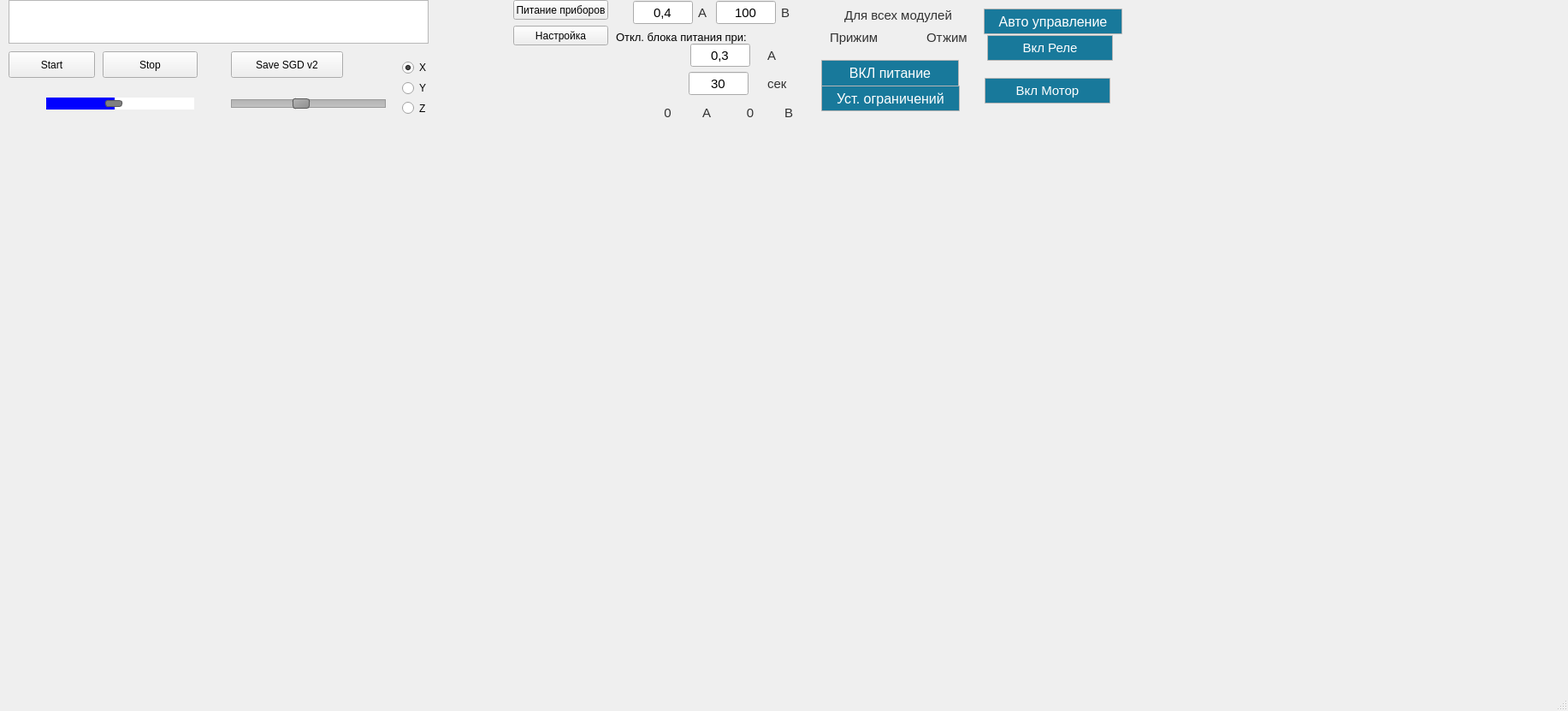
<?xml version="1.0" encoding="UTF-8"?>
<ui version="4.0">
 <class>MainWindow</class>
 <widget class="QMainWindow" name="MainWindow">
  <property name="geometry">
   <rect>
    <x>0</x>
    <y>0</y>
    <width>1833</width>
    <height>831</height>
   </rect>
  </property>
  <property name="minimumSize">
   <size>
    <width>1800</width>
    <height>831</height>
   </size>
  </property>
  <property name="windowTitle">
   <string>MainWindow</string>
  </property>
  <widget class="QWidget" name="centralwidget">
   <widget class="QWidget" name="gridLayoutWidget">
    <property name="geometry">
     <rect>
      <x>30</x>
      <y>150</y>
      <width>1631</width>
      <height>631</height>
     </rect>
    </property>
    <layout class="QGridLayout" name="gridLayout" columnminimumwidth="0">
     <property name="sizeConstraint">
      <enum>QLayout::SetNoConstraint</enum>
     </property>
     <property name="spacing">
      <number>0</number>
     </property>
    </layout>
   </widget>
   <widget class="QPushButton" name="pushButtonSupplyModules">
    <property name="geometry">
     <rect>
      <x>600</x>
      <y>0</y>
      <width>111</width>
      <height>23</height>
     </rect>
    </property>
    <property name="text">
     <string>Питание приборов</string>
    </property>
   </widget>
   <widget class="QPushButton" name="settingsButton">
    <property name="geometry">
     <rect>
      <x>600</x>
      <y>30</y>
      <width>111</width>
      <height>23</height>
     </rect>
    </property>
    <property name="text">
     <string>Настройка</string>
    </property>
   </widget>
   <widget class="QPlainTextEdit" name="textPlainEditInfrom">
    <property name="geometry">
     <rect>
      <x>10</x>
      <y>0</y>
      <width>491</width>
      <height>51</height>
     </rect>
    </property>
   </widget>
   <widget class="QWidget" name="layoutWidget_2">
    <property name="geometry">
     <rect>
      <x>720</x>
      <y>0</y>
      <width>219</width>
      <height>147</height>
     </rect>
    </property>
    <layout class="QVBoxLayout" name="verticalLayout_14" stretch="3,1,0,3">
     <item>
      <layout class="QHBoxLayout" name="horizontalLayout_11">
       <property name="rightMargin">
        <number>11</number>
       </property>
       <item>
        <spacer name="horizontalSpacer_17">
         <property name="orientation">
          <enum>Qt::Horizontal</enum>
         </property>
         <property name="sizeType">
          <enum>QSizePolicy::Fixed</enum>
         </property>
         <property name="sizeHint" stdset="0">
          <size>
           <width>20</width>
           <height>20</height>
          </size>
         </property>
        </spacer>
       </item>
       <item>
        <widget class="QLineEdit" name="currLimitlineEdit">
         <property name="minimumSize">
          <size>
           <width>70</width>
           <height>27</height>
          </size>
         </property>
         <property name="maximumSize">
          <size>
           <width>70</width>
           <height>27</height>
          </size>
         </property>
         <property name="font">
          <font>
           <family>Arial</family>
           <pointsize>11</pointsize>
          </font>
         </property>
         <property name="text">
          <string>0,4</string>
         </property>
         <property name="alignment">
          <set>Qt::AlignCenter</set>
         </property>
        </widget>
       </item>
       <item>
        <widget class="QLabel" name="label_19">
         <property name="maximumSize">
          <size>
           <width>20</width>
           <height>16777215</height>
          </size>
         </property>
         <property name="font">
          <font>
           <family>Arial</family>
           <pointsize>11</pointsize>
          </font>
         </property>
         <property name="styleSheet">
          <string notr="true">color: rgb(50, 50, 50);</string>
         </property>
         <property name="text">
          <string>А</string>
         </property>
        </widget>
       </item>
       <item>
        <widget class="QLineEdit" name="voltLimitlineEdit">
         <property name="minimumSize">
          <size>
           <width>70</width>
           <height>27</height>
          </size>
         </property>
         <property name="maximumSize">
          <size>
           <width>70</width>
           <height>27</height>
          </size>
         </property>
         <property name="font">
          <font>
           <family>Arial</family>
           <pointsize>11</pointsize>
          </font>
         </property>
         <property name="text">
          <string>100</string>
         </property>
         <property name="alignment">
          <set>Qt::AlignCenter</set>
         </property>
        </widget>
       </item>
       <item>
        <widget class="QLabel" name="label_20">
         <property name="maximumSize">
          <size>
           <width>20</width>
           <height>16777215</height>
          </size>
         </property>
         <property name="font">
          <font>
           <family>Arial</family>
           <pointsize>11</pointsize>
          </font>
         </property>
         <property name="styleSheet">
          <string notr="true">color: rgb(50, 50, 50);</string>
         </property>
         <property name="text">
          <string>В</string>
         </property>
        </widget>
       </item>
      </layout>
     </item>
     <item>
      <layout class="QVBoxLayout" name="verticalLayout_15">
       <property name="spacing">
        <number>0</number>
       </property>
       <property name="sizeConstraint">
        <enum>QLayout::SetDefaultConstraint</enum>
       </property>
       <item>
        <widget class="QLabel" name="label_6">
         <property name="font">
          <font>
           <family>Arial</family>
           <pointsize>10</pointsize>
          </font>
         </property>
         <property name="text">
          <string>Откл. блока питания при:</string>
         </property>
        </widget>
       </item>
       <item>
        <layout class="QHBoxLayout" name="horizontalLayout_16">
         <item>
          <spacer name="horizontalSpacer_18">
           <property name="orientation">
            <enum>Qt::Horizontal</enum>
           </property>
           <property name="sizeType">
            <enum>QSizePolicy::Fixed</enum>
           </property>
           <property name="sizeHint" stdset="0">
            <size>
             <width>67</width>
             <height>5</height>
            </size>
           </property>
          </spacer>
         </item>
         <item>
          <widget class="QLineEdit" name="currLimitOffEdit">
           <property name="minimumSize">
            <size>
             <width>70</width>
             <height>27</height>
            </size>
           </property>
           <property name="maximumSize">
            <size>
             <width>70</width>
             <height>27</height>
            </size>
           </property>
           <property name="font">
            <font>
             <family>Arial</family>
             <pointsize>11</pointsize>
            </font>
           </property>
           <property name="inputMethodHints">
            <set>Qt::ImhNone</set>
           </property>
           <property name="text">
            <string>0,3</string>
           </property>
           <property name="alignment">
            <set>Qt::AlignCenter</set>
           </property>
          </widget>
         </item>
         <item>
          <widget class="QLabel" name="label_21">
           <property name="maximumSize">
            <size>
             <width>20</width>
             <height>16777215</height>
            </size>
           </property>
           <property name="font">
            <font>
             <family>Arial</family>
             <pointsize>11</pointsize>
            </font>
           </property>
           <property name="styleSheet">
            <string notr="true">color: rgb(50, 50, 50);</string>
           </property>
           <property name="text">
            <string>А</string>
           </property>
          </widget>
         </item>
        </layout>
       </item>
      </layout>
     </item>
     <item>
      <layout class="QHBoxLayout" name="horizontalLayout_21">
       <item>
        <spacer name="horizontalSpacer_19">
         <property name="orientation">
          <enum>Qt::Horizontal</enum>
         </property>
         <property name="sizeType">
          <enum>QSizePolicy::Fixed</enum>
         </property>
         <property name="sizeHint" stdset="0">
          <size>
           <width>69</width>
           <height>5</height>
          </size>
         </property>
        </spacer>
       </item>
       <item>
        <widget class="QLineEdit" name="timeLimitOffEdit">
         <property name="minimumSize">
          <size>
           <width>70</width>
           <height>27</height>
          </size>
         </property>
         <property name="maximumSize">
          <size>
           <width>70</width>
           <height>27</height>
          </size>
         </property>
         <property name="font">
          <font>
           <family>Arial</family>
           <pointsize>11</pointsize>
          </font>
         </property>
         <property name="inputMethodHints">
          <set>Qt::ImhNone</set>
         </property>
         <property name="text">
          <string>30</string>
         </property>
         <property name="alignment">
          <set>Qt::AlignCenter</set>
         </property>
        </widget>
       </item>
       <item>
        <widget class="QLabel" name="label_22">
         <property name="maximumSize">
          <size>
           <width>26</width>
           <height>16777215</height>
          </size>
         </property>
         <property name="font">
          <font>
           <family>Arial</family>
           <pointsize>11</pointsize>
          </font>
         </property>
         <property name="styleSheet">
          <string notr="true">color: rgb(50, 50, 50);</string>
         </property>
         <property name="text">
          <string>сек</string>
         </property>
        </widget>
       </item>
      </layout>
     </item>
     <item>
      <layout class="QHBoxLayout" name="horizontalLayout_17">
       <item>
        <spacer name="horizontalSpacer_20">
         <property name="orientation">
          <enum>Qt::Horizontal</enum>
         </property>
         <property name="sizeType">
          <enum>QSizePolicy::Fixed</enum>
         </property>
         <property name="sizeHint" stdset="0">
          <size>
           <width>35</width>
           <height>20</height>
          </size>
         </property>
        </spacer>
       </item>
       <item>
        <widget class="QLabel" name="currLabel">
         <property name="minimumSize">
          <size>
           <width>40</width>
           <height>0</height>
          </size>
         </property>
         <property name="font">
          <font>
           <family>Arial</family>
           <pointsize>11</pointsize>
          </font>
         </property>
         <property name="styleSheet">
          <string notr="true">color: rgb(50, 50, 50);</string>
         </property>
         <property name="text">
          <string>0 </string>
         </property>
         <property name="alignment">
          <set>Qt::AlignCenter</set>
         </property>
        </widget>
       </item>
       <item>
        <widget class="QLabel" name="measurCurrLabel">
         <property name="maximumSize">
          <size>
           <width>20</width>
           <height>16777215</height>
          </size>
         </property>
         <property name="font">
          <font>
           <family>Arial</family>
           <pointsize>11</pointsize>
          </font>
         </property>
         <property name="styleSheet">
          <string notr="true">color: rgb(50, 50, 50);</string>
         </property>
         <property name="text">
          <string>A</string>
         </property>
         <property name="alignment">
          <set>Qt::AlignCenter</set>
         </property>
        </widget>
       </item>
       <item>
        <spacer name="horizontalSpacer_21">
         <property name="orientation">
          <enum>Qt::Horizontal</enum>
         </property>
         <property name="sizeType">
          <enum>QSizePolicy::Fixed</enum>
         </property>
         <property name="sizeHint" stdset="0">
          <size>
           <width>10</width>
           <height>20</height>
          </size>
         </property>
        </spacer>
       </item>
       <item>
        <widget class="QLabel" name="voltLabel">
         <property name="minimumSize">
          <size>
           <width>40</width>
           <height>0</height>
          </size>
         </property>
         <property name="font">
          <font>
           <family>Arial</family>
           <pointsize>11</pointsize>
          </font>
         </property>
         <property name="styleSheet">
          <string notr="true">color: rgb(50, 50, 50);</string>
         </property>
         <property name="text">
          <string>0 </string>
         </property>
         <property name="alignment">
          <set>Qt::AlignCenter</set>
         </property>
        </widget>
       </item>
       <item>
        <widget class="QLabel" name="measurVoltLabel">
         <property name="maximumSize">
          <size>
           <width>20</width>
           <height>16777215</height>
          </size>
         </property>
         <property name="font">
          <font>
           <family>Arial</family>
           <pointsize>11</pointsize>
          </font>
         </property>
         <property name="styleSheet">
          <string notr="true">color: rgb(50, 50, 50);</string>
         </property>
         <property name="text">
          <string>B</string>
         </property>
         <property name="alignment">
          <set>Qt::AlignCenter</set>
         </property>
        </widget>
       </item>
       <item>
        <spacer name="horizontalSpacer_22">
         <property name="orientation">
          <enum>Qt::Horizontal</enum>
         </property>
         <property name="sizeType">
          <enum>QSizePolicy::Fixed</enum>
         </property>
         <property name="sizeHint" stdset="0">
          <size>
           <width>7</width>
           <height>20</height>
          </size>
         </property>
        </spacer>
       </item>
      </layout>
     </item>
    </layout>
   </widget>
   <widget class="QPushButton" name="powerSupplyButton">
    <property name="geometry">
     <rect>
      <x>960</x>
      <y>70</y>
      <width>161</width>
      <height>31</height>
     </rect>
    </property>
    <property name="styleSheet">
     <string notr="true">#powerSupplyButton{
background-color: #18799b;
color: #ffffff; border-width: 1px; 
border-style: solid; 
border-color: rgb(181,181,181); 
font-family: Arial;
font-size: 12pt; font-weight: 450; border-radius: 1;
}
#powerSupplyButton:pressed{
background-color: #ffffff;
color: #18799b;
border-width: 1px; 
border-style: solid; 
border-color: rgb(181,181,181); 
font-family: Arial;
font-size: 12pt; font-weight: 450; border-radius: 1;
}
</string>
    </property>
    <property name="text">
     <string>ВКЛ питание</string>
    </property>
   </widget>
   <widget class="QPushButton" name="autoPowerSupplyButton">
    <property name="geometry">
     <rect>
      <x>1150</x>
      <y>10</y>
      <width>162</width>
      <height>30</height>
     </rect>
    </property>
    <property name="minimumSize">
     <size>
      <width>160</width>
      <height>30</height>
     </size>
    </property>
    <property name="maximumSize">
     <size>
      <width>162</width>
      <height>30</height>
     </size>
    </property>
    <property name="styleSheet">
     <string notr="true">#autoPowerSupplyButton{
background-color: #18799b;
color: #ffffff; border-width: 1px; 
border-style: solid; 
border-color: rgb(181,181,181); 
font-family: Arial;
font-size: 12pt; font-weight: 450; border-radius: 1;
}
#autoPowerSupplyButton:pressed{
background-color: #ffffff;
color: #18799b;
border-width: 1px; 
border-style: solid; 
border-color: rgb(181,181,181); 
font-family: Arial;
font-size: 12pt; font-weight: 450; border-radius: 1;
}

</string>
    </property>
    <property name="text">
     <string>Авто управление</string>
    </property>
   </widget>
   <widget class="QPushButton" name="settingsLimitsButton">
    <property name="geometry">
     <rect>
      <x>960</x>
      <y>100</y>
      <width>162</width>
      <height>30</height>
     </rect>
    </property>
    <property name="minimumSize">
     <size>
      <width>162</width>
      <height>30</height>
     </size>
    </property>
    <property name="maximumSize">
     <size>
      <width>162</width>
      <height>30</height>
     </size>
    </property>
    <property name="styleSheet">
     <string notr="true">#settingsLimitsButton{
background-color: #18799b;
color: #ffffff; border-width: 1px; 
border-style: solid; 
border-color: rgb(181,181,181); 
font-family: Arial;
font-size: 12pt; font-weight: 450; border-radius: 1;
}
#settingsLimitsButton:pressed{
background-color: #ffffff;
color: #18799b;
border-width: 1px; 
border-style: solid; 
border-color: rgb(181,181,181); 
font-family: Arial;
font-size: 12pt; font-weight: 450; border-radius: 1;
}

</string>
    </property>
    <property name="text">
     <string>Уст. ограничений</string>
    </property>
   </widget>
   <widget class="QWidget" name="layoutWidget_3">
    <property name="geometry">
     <rect>
      <x>970</x>
      <y>30</y>
      <width>163</width>
      <height>28</height>
     </rect>
    </property>
    <layout class="QHBoxLayout" name="horizontalLayout_6">
     <property name="spacing">
      <number>2</number>
     </property>
     <item>
      <widget class="QLabel" name="labelPrigimModul_1">
       <property name="font">
        <font>
         <family>Arial</family>
         <pointsize>11</pointsize>
        </font>
       </property>
       <property name="styleSheet">
        <string notr="true">color: rgb(50, 50, 50);</string>
       </property>
       <property name="text">
        <string>Прижим</string>
       </property>
      </widget>
     </item>
     <item>
      <widget class="QPushButton" name="prigimOtgimButton">
       <property name="minimumSize">
        <size>
         <width>52</width>
         <height>26</height>
        </size>
       </property>
       <property name="maximumSize">
        <size>
         <width>52</width>
         <height>26</height>
        </size>
       </property>
       <property name="styleSheet">
        <string notr="true">#prigimOtgimButton{
background-color: transparent;
border-image: url(:/resources/elements/off.png);
background: none;
border: none;
background-repeat: none;
}
#prigimOtgimButton:pressed
{
border-image: url(:/resources/elements/on.png);
}</string>
       </property>
       <property name="text">
        <string/>
       </property>
      </widget>
     </item>
     <item>
      <widget class="QLabel" name="labelPrigimModul_2">
       <property name="font">
        <font>
         <family>Arial</family>
         <pointsize>11</pointsize>
        </font>
       </property>
       <property name="styleSheet">
        <string notr="true">color: rgb(50, 50, 50);</string>
       </property>
       <property name="text">
        <string>Отжим</string>
       </property>
      </widget>
     </item>
    </layout>
   </widget>
   <widget class="QWidget" name="layoutWidget_4">
    <property name="geometry">
     <rect>
      <x>1150</x>
      <y>40</y>
      <width>152</width>
      <height>32</height>
     </rect>
    </property>
    <layout class="QHBoxLayout" name="horizontalLayout_7">
     <property name="spacing">
      <number>0</number>
     </property>
     <item>
      <spacer name="horizontalSpacer_6">
       <property name="orientation">
        <enum>Qt::Horizontal</enum>
       </property>
       <property name="sizeType">
        <enum>QSizePolicy::Fixed</enum>
       </property>
       <property name="sizeHint" stdset="0">
        <size>
         <width>3</width>
         <height>20</height>
        </size>
       </property>
      </spacer>
     </item>
     <item>
      <widget class="QPushButton" name="relayModeButton">
       <property name="minimumSize">
        <size>
         <width>147</width>
         <height>30</height>
        </size>
       </property>
       <property name="maximumSize">
        <size>
         <width>147</width>
         <height>30</height>
        </size>
       </property>
       <property name="styleSheet">
        <string notr="true">#relayModeButton{
background-color: #18799b;
color: #ffffff; border-width: 1px; 
border-style: solid; 
border-color: rgb(181,181,181); 
font-family: Arial;
font-size: 11pt; font-weight: 450; border-radius: 1;
}
#relayModeButton:pressed{
background-color: #ffffff;
color: #18799b; border-width: 1px; 
border-style: solid; 
border-color: rgb(181,181,181); 
font-family: Arial;
font-size: 11pt; font-weight: 450; border-radius: 1;
}</string>
       </property>
       <property name="text">
        <string>Вкл Реле</string>
       </property>
       <property name="checkable">
        <bool>true</bool>
       </property>
      </widget>
     </item>
    </layout>
   </widget>
   <widget class="QLabel" name="label_3">
    <property name="geometry">
     <rect>
      <x>960</x>
      <y>0</y>
      <width>180</width>
      <height>36</height>
     </rect>
    </property>
    <property name="font">
     <font>
      <family>Arial</family>
      <pointsize>11</pointsize>
     </font>
    </property>
    <property name="styleSheet">
     <string notr="true">color: rgb(50, 50, 50);</string>
    </property>
    <property name="text">
     <string>Для всех модулей</string>
    </property>
    <property name="alignment">
     <set>Qt::AlignCenter</set>
    </property>
   </widget>
   <widget class="QWidget" name="layoutWidget_5">
    <property name="geometry">
     <rect>
      <x>1150</x>
      <y>90</y>
      <width>152</width>
      <height>32</height>
     </rect>
    </property>
    <layout class="QHBoxLayout" name="horizontalLayout_8">
     <property name="spacing">
      <number>0</number>
     </property>
     <item>
      <widget class="QPushButton" name="motorOnOffButton">
       <property name="minimumSize">
        <size>
         <width>147</width>
         <height>30</height>
        </size>
       </property>
       <property name="maximumSize">
        <size>
         <width>147</width>
         <height>30</height>
        </size>
       </property>
       <property name="styleSheet">
        <string notr="true">#motorOnOffButton{
background-color: #18799b;
color: #ffffff; border-width: 1px; 
border-style: solid; 
border-color: rgb(181,181,181); 
font-family: Arial;
font-size: 11pt; font-weight: 450; border-radius: 1;
}
#motorOnOffButton:pressed{
background-color: #ffffff;
color: #18799b; border-width: 1px; 
border-style: solid; 
border-color: rgb(181,181,181); 
font-family: Arial;
font-size: 11pt; font-weight: 450; border-radius: 1;
}</string>
       </property>
       <property name="text">
        <string>Вкл Мотор</string>
       </property>
      </widget>
     </item>
     <item>
      <spacer name="horizontalSpacer_10">
       <property name="orientation">
        <enum>Qt::Horizontal</enum>
       </property>
       <property name="sizeType">
        <enum>QSizePolicy::Fixed</enum>
       </property>
       <property name="sizeHint" stdset="0">
        <size>
         <width>3</width>
         <height>20</height>
        </size>
       </property>
      </spacer>
     </item>
    </layout>
   </widget>
   <widget class="QPushButton" name="StartButton">
    <property name="geometry">
     <rect>
      <x>10</x>
      <y>60</y>
      <width>101</width>
      <height>31</height>
     </rect>
    </property>
    <property name="text">
     <string>Start</string>
    </property>
   </widget>
   <widget class="QPushButton" name="StopButton">
    <property name="geometry">
     <rect>
      <x>120</x>
      <y>60</y>
      <width>111</width>
      <height>31</height>
     </rect>
    </property>
    <property name="text">
     <string>Stop</string>
    </property>
   </widget>
   <widget class="QPushButton" name="pbSaveSGD">
    <property name="geometry">
     <rect>
      <x>270</x>
      <y>60</y>
      <width>131</width>
      <height>31</height>
     </rect>
    </property>
    <property name="text">
     <string>Save SGD v2</string>
    </property>
   </widget>
   <widget class="QWidget" name="gridLayoutWidget_2">
    <property name="geometry">
     <rect>
      <x>1670</x>
      <y>150</y>
      <width>161</width>
      <height>631</height>
     </rect>
    </property>
    <layout class="QGridLayout" name="gridLayout_Descrip"/>
   </widget>
   <widget class="QSlider" name="sliderDownHole">
    <property name="geometry">
     <rect>
      <x>50</x>
      <y>110</y>
      <width>181</width>
      <height>22</height>
     </rect>
    </property>
    <property name="styleSheet">
     <string notr="true">QSlider::groove:horizontal {
    border: 1px solid #999999;
    height: 8px; /* the groove expands to the size of the slider by default. by giving it a height, it has a fixed size */
    background: qlineargradient(x1:0, y1:0, x2:0, y2:1, stop:0 #B1B1B1, stop:1 #c4c4c4);
    margin: 2px 0;
}

QSlider::handle:horizontal {
    background: qlineargradient(x1:0, y1:0, x2:1, y2:1, stop:0 #b4b4b4, stop:1 #8f8f8f);
    border: 1px solid #5c5c5c;
    width: 18px;
    margin: -2px 0; /* handle is placed by default on the contents rect of the groove. Expand outside the groove */
    border-radius: 3px;
}

QSlider::groove:horizontal {
    background: red;
    position: absolute; /* absolutely position 4px from the left and right of the widget. setting margins on the widget should work too... */
    left: 4px; right: 4px;
}

QSlider::handle:horizontal {
    height: 10px;
    background: gray;
    margin: 0 px; /* expand outside the groove */
}

QSlider::add-page:horizontal {
    background: white;
}

QSlider::sub-page:horizontal {
    background: blue;
}</string>
    </property>
    <property name="minimum">
     <number>10</number>
    </property>
    <property name="singleStep">
     <number>10</number>
    </property>
    <property name="sliderPosition">
     <number>50</number>
    </property>
    <property name="tracking">
     <bool>true</bool>
    </property>
    <property name="orientation">
     <enum>Qt::Horizontal</enum>
    </property>
    <property name="tickPosition">
     <enum>QSlider::TicksAbove</enum>
    </property>
   </widget>
   <widget class="QSlider" name="sliderUpHole">
    <property name="geometry">
     <rect>
      <x>270</x>
      <y>110</y>
      <width>181</width>
      <height>22</height>
     </rect>
    </property>
    <property name="styleSheet">
     <string notr="true">QSlider::groove:horizontal {
    border: 1px solid #999999;
    height: 8px; /* the groove expands to the size of the slider by default. by giving it a height, it has a fixed size */
    background: qlineargradient(x1:0, y1:0, x2:0, y2:1, stop:0 #B1B1B1, stop:1 #c4c4c4);
    margin: 2px 0;
}

QSlider::handle:horizontal {
    background: qlineargradient(x1:0, y1:0, x2:1, y2:1, stop:0 #b4b4b4, stop:1 #8f8f8f);
    border: 1px solid #5c5c5c;
    width: 18px;
    margin: -2px 0; /* handle is placed by default on the contents rect of the groove. Expand outside the groove */
    border-radius: 3px;
}</string>
    </property>
    <property name="minimum">
     <number>10</number>
    </property>
    <property name="maximum">
     <number>100</number>
    </property>
    <property name="singleStep">
     <number>10</number>
    </property>
    <property name="value">
     <number>50</number>
    </property>
    <property name="orientation">
     <enum>Qt::Horizontal</enum>
    </property>
    <property name="tickPosition">
     <enum>QSlider::TicksAbove</enum>
    </property>
   </widget>
   <widget class="QWidget" name="layoutWidget">
    <property name="geometry">
     <rect>
      <x>470</x>
      <y>70</y>
      <width>84</width>
      <height>65</height>
     </rect>
    </property>
    <layout class="QGridLayout" name="gridLayout_2">
     <item row="1" column="0">
      <widget class="QRadioButton" name="rb_y">
       <property name="text">
        <string>Y</string>
       </property>
      </widget>
     </item>
     <item row="0" column="0">
      <widget class="QRadioButton" name="rb_x">
       <property name="text">
        <string>X</string>
       </property>
       <property name="checked">
        <bool>true</bool>
       </property>
      </widget>
     </item>
     <item row="2" column="0">
      <widget class="QRadioButton" name="rb_z">
       <property name="text">
        <string>Z</string>
       </property>
      </widget>
     </item>
    </layout>
   </widget>
   <zorder>layoutWidget</zorder>
   <zorder>sliderDownHole</zorder>
   <zorder>gridLayoutWidget</zorder>
   <zorder>pushButtonSupplyModules</zorder>
   <zorder>settingsButton</zorder>
   <zorder>textPlainEditInfrom</zorder>
   <zorder>layoutWidget_2</zorder>
   <zorder>powerSupplyButton</zorder>
   <zorder>autoPowerSupplyButton</zorder>
   <zorder>settingsLimitsButton</zorder>
   <zorder>layoutWidget_3</zorder>
   <zorder>layoutWidget_4</zorder>
   <zorder>label_3</zorder>
   <zorder>layoutWidget_5</zorder>
   <zorder>StartButton</zorder>
   <zorder>StopButton</zorder>
   <zorder>pbSaveSGD</zorder>
   <zorder>gridLayoutWidget_2</zorder>
   <zorder>sliderUpHole</zorder>
  </widget>
  <widget class="QMenuBar" name="menubar">
   <property name="geometry">
    <rect>
     <x>0</x>
     <y>0</y>
     <width>1833</width>
     <height>21</height>
    </rect>
   </property>
  </widget>
  <widget class="QStatusBar" name="statusbar"/>
 </widget>
 <resources/>
 <connections/>
</ui>
